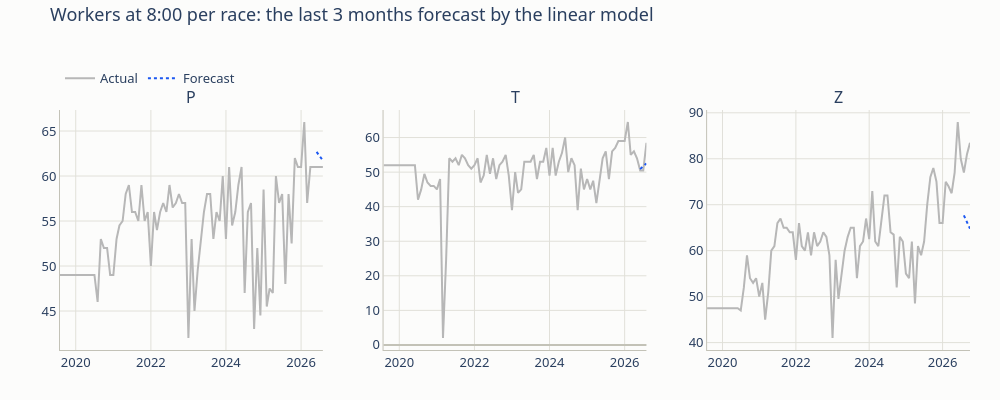

The notebook cell this image was saved under:
### Code cell
fig = plot_forecasts(
    y_true=long_enough.filter(pl.col("series") == "workers_at_8").select("entity", "month", "value"),
    y_pred=forecasts[("workers_at_8", "linear 3 lags")],
    num_cols=3,
    layout_kwargs={"height": 400, "width": 1000, "title": "Workers at 8:00 per race: the last 3 months forecast by the linear model"},
)
viz.show(fig, "level_3_forecast")
